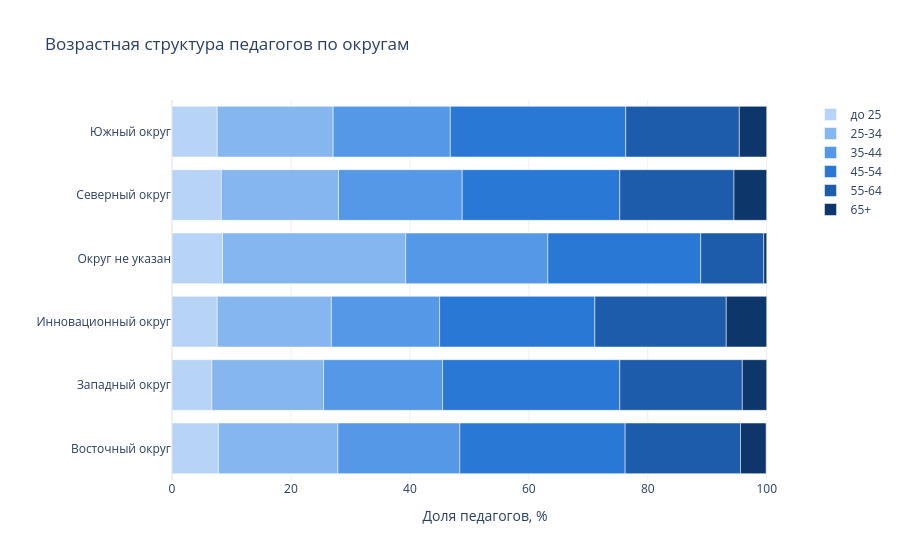

The notebook cell this image was saved under:
### Code cell
# оттенки синего: чем старше группа, тем темнее
blue_shades = ['#b7d3f6', '#86b6ef', '#5598e7', '#2a78d6', '#1c5cab', '#0d366b']

fig = px.bar(age_by_okrug, orientation='h', title='Возрастная структура педагогов по округам',
             labels={'value': 'Доля педагогов, %', 'Округ': '', 'Возрастная группа': ''},
             color_discrete_sequence=blue_shades)
fig.update_layout(template='plotly_white')
fig.show()

### Figure 1 — Plotly figure (JSON) as saved in the notebook; plotly's stock layout.template omitted (floating-point values rounded to 4 significant figures)
{"data": [{"hovertemplate": "=%{y}<br>Доля педагогов, %=%{x}<extra></extra>", "legendgroup": "до 25", "marker": {"color": "#b7d3f6", "pattern": {"shape": ""}}, "name": "до 25", "orientation": "h", "showlegend": true, "textposition": "auto", "type": "bar", "x": [7.8, 6.7, 7.6, 8.5, 8.3, 7.6], "xaxis": "x", "y": ["Восточный округ", "Западный округ", "Инновационный округ", "Округ не указан", "Северный округ", "Южный округ"], "yaxis": "y"}, {"hovertemplate": "=%{y}<br>Доля педагогов, %=%{x}<extra></extra>", "legendgroup": "25-34", "marker": {"color": "#86b6ef", "pattern": {"shape": ""}}, "name": "25-34", "orientation": "h", "showlegend": true, "textposition": "auto", "type": "bar", "x": [20.1, 18.8, 19.2, 30.8, 19.7, 19.5], "xaxis": "x", "y": ["Восточный округ", "Западный округ", "Инновационный округ", "Округ не указан", "Северный округ", "Южный округ"], "yaxis": "y"}, {"hovertemplate": "=%{y}<br>Доля педагогов, %=%{x}<extra></extra>", "legendgroup": "35-44", "marker": {"color": "#5598e7", "pattern": {"shape": ""}}, "name": "35-44", "orientation": "h", "showlegend": true, "textposition": "auto", "type": "bar", "x": [20.5, 20.0, 18.2, 23.9, 20.8, 19.7], "xaxis": "x", "y": ["Восточный округ", "Западный округ", "Инновационный округ", "Округ не указан", "Северный округ", "Южный округ"], "yaxis": "y"}, {"hovertemplate": "=%{y}<br>Доля педагогов, %=%{x}<extra></extra>", "legendgroup": "45-54", "marker": {"color": "#2a78d6", "pattern": {"shape": ""}}, "name": "45-54", "orientation": "h", "showlegend": true, "textposition": "auto", "type": "bar", "x": [27.8, 29.8, 26.1, 25.7, 26.5, 29.5], "xaxis": "x", "y": ["Восточный округ", "Западный округ", "Инновационный округ", "Округ не указан", "Северный округ", "Южный округ"], "yaxis": "y"}, {"hovertemplate": "=%{y}<br>Доля педагогов, %=%{x}<extra></extra>", "legendgroup": "55-64", "marker": {"color": "#1c5cab", "pattern": {"shape": ""}}, "name": "55-64", "orientation": "h", "showlegend": true, "textposition": "auto", "type": "bar", "x": [19.4, 20.6, 22.1, 10.6, 19.2, 19.1], "xaxis": "x", "y": ["Восточный округ", "Западный округ", "Инновационный округ", "Округ не указан", "Северный округ", "Южный округ"], "yaxis": "y"}, {"hovertemplate": "=%{y}<br>Доля педагогов, %=%{x}<extra></extra>", "legendgroup": "65+", "marker": {"color": "#0d366b", "pattern": {"shape": ""}}, "name": "65+", "orientation": "h", "showlegend": true, "textposition": "auto", "type": "bar", "x": [4.3, 4.1, 6.8, 0.5, 5.5, 4.6], "xaxis": "x", "y": ["Восточный округ", "Западный округ", "Инновационный округ", "Округ не указан", "Северный округ", "Южный округ"], "yaxis": "y"}], "layout": {"barmode": "relative", "legend": {"title": {"text": ""}, "tracegroupgap": 0}, "title": {"text": "Возрастная структура педагогов по округам"}, "xaxis": {"anchor": "y", "domain": [0, 1], "title": {"text": "Доля педагогов, %"}}, "yaxis": {"anchor": "x", "domain": [0, 1], "title": {"text": ""}}}}
